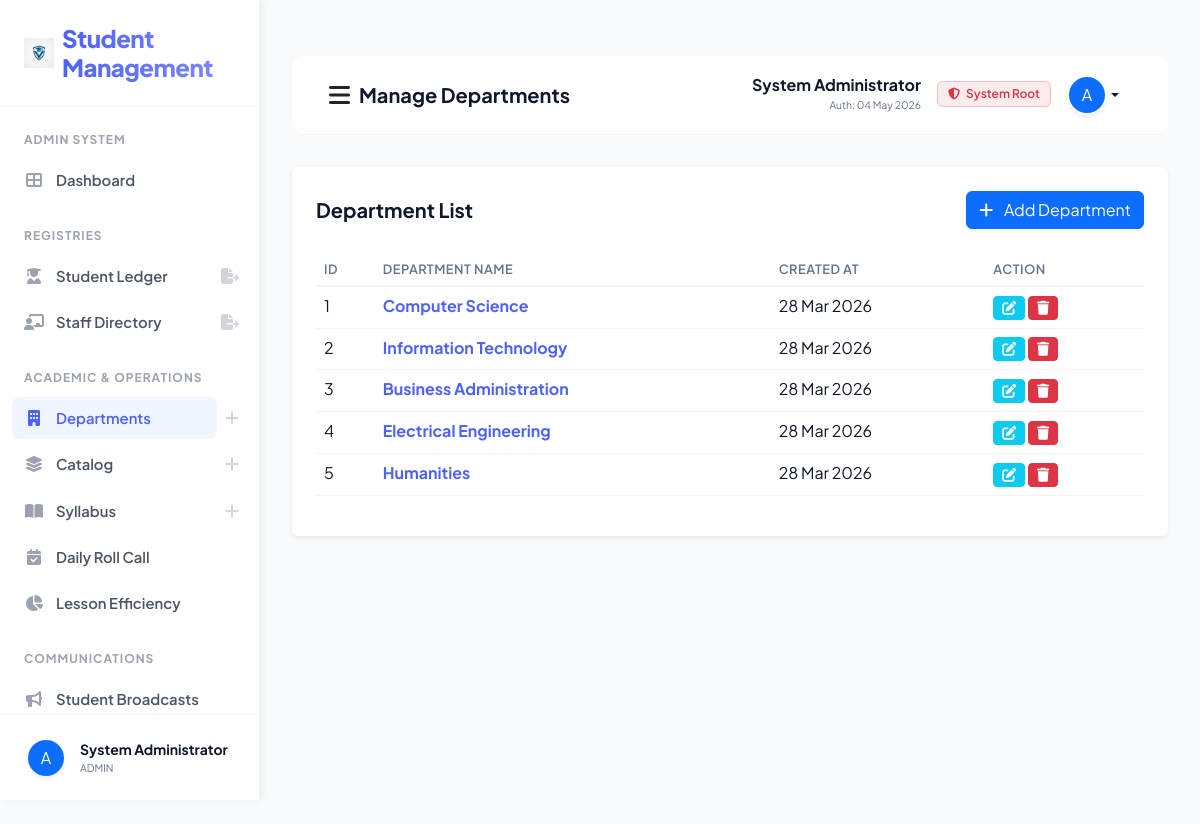
Screenshot of /manage_department/ (signed in) with the database file from the repository.
### sms/models.py (models this page shows, shortened)
class CustomUser(AbstractUser):
    USER_TYPE_CHOICES = (
        ('ADMIN', 'Admin'),
        ('TEACHER', 'Teacher'),
        ('STUDENT', 'Student'),
    )
    user_type = models.CharField(max_length=10, choices=USER_TYPE_CHOICES, default='ADMIN')
    profile_pic = models.ImageField(upload_to='profile_pics/', null=True, blank=True)
    phone = models.CharField(max_length=15, null=True, blank=True)

class Department(models.Model):
    name = models.CharField(max_length=100)
    created_at = models.DateTimeField(auto_now_add=True)
    updated_at = models.DateTimeField(auto_now=True)

### sms/views/admin_views.py (the view)
# urls.py: path('manage_department/', admin_views.manage_department, name="manage_department"),
def manage_department(request):
    from django.db.models import Count
    import json
    import datetime
    today = datetime.date.today()
    departments = Department.objects.annotate(
        teacher_count=Count('course__subject__teacher', distinct=True)
    )
    for dept in departments:
        teachers_info = []
        teachers = Teacher.objects.filter(user__subject__course__department=dept).distinct()
        for teacher in teachers:
            target_obj = DailyLessonTarget.objects.filter(teacher=teacher, date=today).first()
            target = target_obj.target_lessons if target_obj else "Not Set"
            subject_count = Subject.objects.filter(teacher=teacher.user, course__department=dept).count()
            teachers_info.append({
                'name': teacher.user.get_full_name(),
                'target': target,
                'subject_count': subject_count
            })
        dept.teachers_json = json.dumps(teachers_info)
    return render(request, "sms/admin_template/manage_department.html", {"departments": departments})

### sms/templates/sms/admin_template/manage_department.html (shortened to what this page needs)
﻿{% extends 'sms/base.html' %}
{% block page_title %}Manage Departments{% endblock page_title %}
{% block sidebar_nav %}
{% include 'sms/admin_template/sidebar_template.html' with active_page='manage_department' %}
{% endblock sidebar_nav %}
{% block main_content %}
<div class="card shadow-sm border-0 p-4">
    <div class="d-flex justify-content-between align-items-center mb-4">
        <h5 class="fw-bold mb-0">Department List</h5>
        <a href="{% url 'add_department' %}" class="btn btn-primary"><i class="fas fa-plus me-2"></i> Add Department</a>
    </div>
    <div class="table-responsive">
        <table class="table table-hover">
            <thead>
                <tr>
                    <th>ID</th>
                    <th>Department Name</th>
                    <th>Created At</th>
                    <th>Action</th>
                </tr>
            </thead>
            <tbody>
                {% for dept in departments %}
                <tr>
                    <td>{{ forloop.counter }}</td>
                    <td class="dept-name-cell" data-name="{{ dept.name }}" data-count="{{ dept.teacher_count }}"
                        data-teachers="{{ dept.teachers_json }}">
                        <a href="javascript:void(0)" class="text-decoration-none fw-bold"
                            style="color: var(--primary-color);">
                            {{ dept.name }}
                        </a>
                    </td>
                    <td>{{ dept.created_at|date:"d M Y" }}</td>
                    <td>
                        <a href="{% url 'edit_department' dept.id %}" class="btn btn-sm btn-info text-white">
                            <i class="fas fa-edit"></i>
                        </a>
                        <a href="{% url 'delete_department' dept.id %}" class="btn btn-sm btn-danger"
                            onclick="return confirm('Are you sure?')">
                            <i class="fas fa-trash"></i>
                        </a>
                    </td>
                </tr>
                {% empty %}
                <tr>
                    <td colspan="4" class="text-center">No departments found</td>
                </tr>
                {% endfor %}
            </tbody>
        </table>
    </div>
</div>
{% endblock main_content %}

### sms/templates/sms/base.html (shortened to what this page needs)
<!DOCTYPE html>
{% load static %}
<html lang="en">
<head>
    <link href="https://cdn.jsdelivr.net/npm/bootstrap@5.3.0/dist/css/bootstrap.min.css" rel="stylesheet">
    <link rel="stylesheet" href="https://cdnjs.cloudflare.com/ajax/libs/font-awesome/6.4.0/css/all.min.css">
    <link rel="stylesheet" href="{% static 'css/style.css' %}?v=4.0">
</head>
<body>
    <div class="sidebar" id="sidebar">
        <div class="sidebar-brand d-flex align-items-center">
            <img src="{% static 'images/logo.png' %}" width="30" height="30" class="me-2">
            <h4 class="m-0">Student Management</h4>
        </div>
        <div class="nav flex-column sidebar-scroll flex-grow-1 overflow-y-auto">
            {% block sidebar_nav %}{% endblock sidebar_nav %}
        </div>
        <div class="sidebar-footer border-top p-0 mt-auto">
            <div class="dropup w-100">
                <button class="btn w-100 d-flex align-items-center p-3 border-0 bg-transparent dropdown-toggle no-caret" type="button" data-bs-toggle="dropdown" aria-expanded="false">
                    {% if user.profile_pic %}
                    <img src="{{ user.profile_pic.url }}" width="36" height="36" class="rounded-circle me-3 shadow-sm">
                    {% else %}
                    <div class="bg-primary text-white rounded-circle d-flex align-items-center justify-content-center shadow-sm me-3" style="width: 36px; height: 36px; flex-shrink: 0;">
                        {{ user.username|first|upper }}
                    </div>
                    {% endif %}
                    <div class="text-start overflow-hidden">
                        <div class="fw-bold small text-dark text-truncate">{{ user.get_full_name }}</div>
                        <div class="text-muted text-truncate" style="font-size: 0.65rem;">{{ user.user_type }}</div>
                    </div>
                </button>
            </div>
        </div>
    </div>
    <div class="main-content">
        <nav class="navbar border-bottom">
            <div class="container-fluid">
                <div class="d-flex align-items-center">
                    <button id="sidebarToggle" class="btn btn-link link-dark me-2 p-0">
                        <i class="fas fa-bars fs-4 text-main"></i>
                    </button>
                    <span class="navbar-brand fw-bold text-dark">{% block page_title %}{% endblock page_title %}</span>
                </div>
                <div class="d-flex align-items-center">
                    <div class="dropdown">
                        <button
                            class="btn btn-link dropdown-toggle text-decoration-none text-dark d-flex align-items-center"
                            type="button" data-bs-toggle="dropdown">
                            <div class="text-end me-3 d-none d-md-block">
                                <span class="d-block fw-bold lh-1 mb-1">{{ user.get_full_name }}</span>
                                <span class="d-block text-muted" style="font-size: 0.65rem;">Auth: {{ user.last_login|date:"d M Y" }}</span>
                            </div>
                            {% if user.user_type == "TEACHER" %}
                            <span class="badge bg-soft-success text-success me-3 border border-success border-opacity-25 d-none d-lg-inline-block">
                                <i class="fas fa-certificate me-1"></i> Staff Verified
                            </span>
                            {% elif user.user_type == "STUDENT" %}
                             <span class="badge bg-soft-primary text-primary me-3 border border-primary border-opacity-25 d-none d-lg-inline-block">
                                <i class="fas fa-user-graduate me-1"></i> Student ID Active
                            </span>
                             {% elif user.user_type == "ADMIN" %}
                             <span class="badge bg-soft-danger text-danger me-3 border border-danger border-opacity-25 d-none d-lg-inline-block">
                                <i class="fas fa-shield-alt me-1"></i> System Root
                            </span>
                            {% endif %}
                            {% if user.profile_pic %}
                            <img src="{{ user.profile_pic.url }}" width="40" height="40" class="rounded-circle shadow-sm border border-light">
                            {% else %}
                            <div class="bg-primary text-white rounded-circle d-flex align-items-center justify-content-center shadow-sm"
                                style="width: 40px; height: 40px; border: 2px solid white;">
                                {{ user.username|first|upper }}
                            </div>
                            {% endif %}
                        </button>
                    </div>
                </div>
            </div>
        </nav>
        {% block main_content %}{% endblock main_content %}
    </div>
</body>
</html>

### sms/static/css/style.css (style rules this page uses)
:root { --primary-color: #4d61fc; --primary-hover: #3b4ad9; --sidebar-bg: #ffffff; --sidebar-text: #4b5563; --sidebar-active-bg: #eff6ff; --sidebar-active-text: #4d61fc; --border-color: #f1f5f9; --body-bg: #f8fafc; --card-bg: #ffffff; --text-main: #0f172a; --text-muted: #64748b; --transition-speed: 0.25s; --shadow-premium: 0 10px 40px -10px rgba(0, 0, 0, 0.08); }
.bg-soft-danger { background: rgba(239, 68, 68, 0.1) !important; }
body { background-color: var(--body-bg) !important; color: var(--text-main) !important; font-family: 'Plus Jakarta Sans', sans-serif !important; margin: 0 !important; overflow-x: hidden !important; transition: background-color var(--transition-speed), color var(--transition-speed); }
.sidebar { width: 260px; height: 100vh; position: fixed; top: 0; left: 0; background-color: var(--sidebar-bg); border-right: 1px solid var(--border-color); box-shadow: 2px 0 8px rgba(0,0,0,0.06); z-index: 1060; display: flex; flex-direction: column; overflow: hidden; transition: left var(--transition-speed) ease-in-out; }
.sidebar-brand { padding: 24px !important; border-bottom: 1px solid var(--border-color) !important; flex-shrink: 0 !important; }
.sidebar-brand h4 { margin: 0 !important; font-weight: 800 !important; letter-spacing: -0.5px !important; background: linear-gradient(to right, var(--primary-color), #818cf8); -webkit-background-clip: text; background-clip: text; -webkit-text-fill-color: transparent; }
.sidebar-scroll { overflow-y: auto !important; overflow-x: hidden !important; flex: 1 !important; min-height: 0 !important; flex-wrap: nowrap !important; }
.sidebar-footer { padding: 8px 12px !important; border-top: 1px solid var(--border-color) !important; flex-shrink: 0 !important; }
.no-caret::after { display: none !important; }
.main-content { margin-left: 260px; padding: 32px 32px 100px 32px; min-height: 100vh; box-sizing: border-box; transition: margin-left var(--transition-speed); }
h5.fw-bold { color: var(--text-main); }
.badge { font-weight: 600 !important; padding: 6px 10px !important; }
.table { color: var(--text-main) !important; }
.table thead th { border-bottom: 2px solid var(--border-color) !important; color: var(--text-muted) !important; font-weight: 600 !important; text-transform: uppercase !important; font-size: 0.8rem !important; letter-spacing: 0.5px !important; background-color: transparent !important; }
.table tbody td { border-color: var(--border-color) !important; color: var(--text-main) !important; background-color: transparent !important; }
.navbar { background: var(--card-bg) !important; border-bottom: 1px solid var(--border-color) !important; padding: 12px 24px !important; margin-bottom: 32px !important; border-radius: 12px !important; transition: background var(--transition-speed), border-color var(--transition-speed); }
.text-dark { color: var(--text-main) !important; }
.text-muted { color: var(--text-muted) !important; }

### rows the page displays
CustomUser: username|first "A", get_full_name "System Administrator", user_type "ADMIN", last_login "04 May 2026"
Department: name "Computer Science", created_at "28 Mar 2026"
Department: name "Information Technology", created_at "28 Mar 2026"
Department: name "Business Administration", created_at "28 Mar 2026"
Department: name "Electrical Engineering", created_at "28 Mar 2026"
Department: name "Humanities", created_at "28 Mar 2026"
